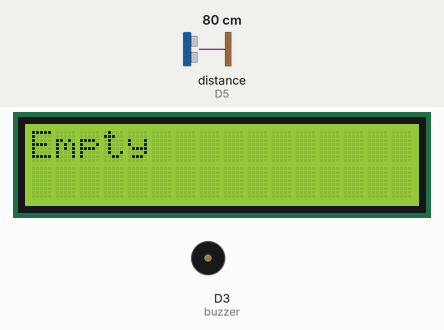
A sketch run on a simulated ESP8266 (NodeMCU). Parts: 16×2 character LCD, buzzer (waves = sounding, pin HIGH). Wiring (inferred from the names in the program): ultrasonic range finder: trigger D4; echo D5. The test bench sets the inputs (shaded band); at power-on: distance to the obstacle (sensor on D5) 80 cm. The echo pulse lasts 58.3 µs per cm; pins used as bus, display or sensor lines are not drawn; what the sketch prints to the serial monitor is not drawn.

Above: at 1.3 s.
1.4 s: distance to the obstacle (sensor on D5) set to 12 cm
4.6 s: distance to the obstacle (sensor on D5) set to 9 cm
At 5.0 s:
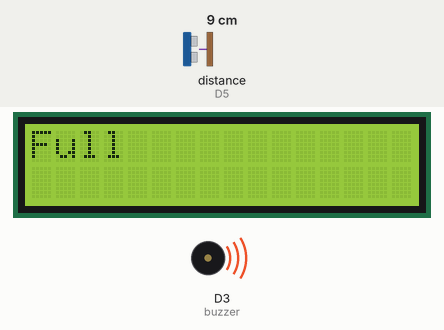
7.1 s: distance to the obstacle (sensor on D5) set to 299 cm
At 7.8 s:
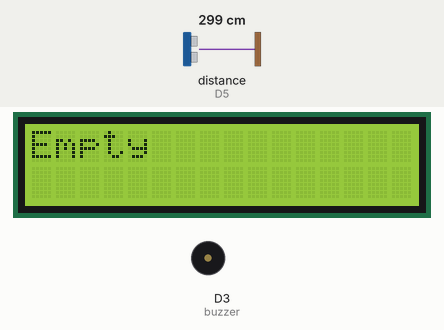
10.3 s: distance to the obstacle (sensor on D5) set to 2 cm
At 11.2 s:
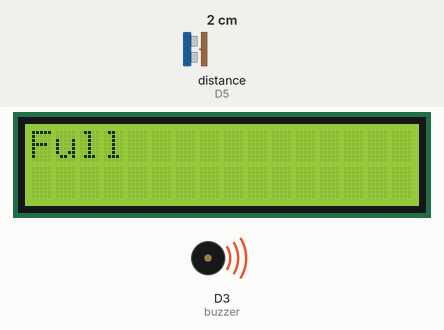
13.4 s: distance to the obstacle (sensor on D5) set to 18 cm
At 14.0 s:
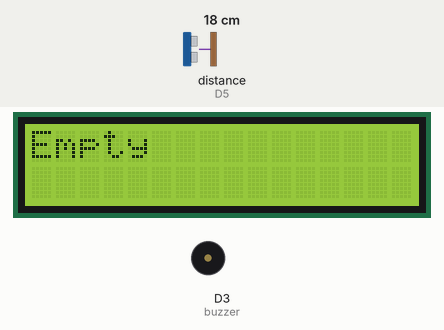
Timing chart, 0 to 16.4 s (numbered marks = the images above; inputs shaded):
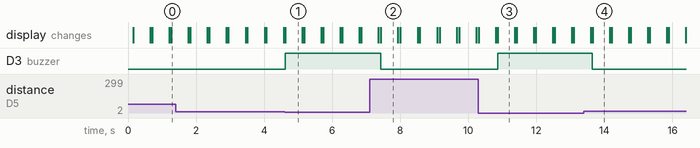

Measured:
- the behaviour switches between 11 and 10 cm on distance to the obstacle (sensor on D5) (found by bisection; images 0 and 1)
- after the input at 4.6 s, D3 (buzzer): LOW → HIGH at once; the display: changes at once (image 1)
- after the input at 7.1 s, D3 (buzzer): HIGH → LOW after 0.33 s
- after the input at 10.3 s, D3 (buzzer): LOW → HIGH after 0.56 s; the display: first differs from a run without the input after 0.57 s (image 3)
- after the input at 13.4 s, D3 (buzzer): HIGH → LOW after 0.25 s; the display: first differs from a run without the input after 0.25 s (image 4)
- what the display in image 1 shows lasts 0.5 s, from 4.6 s to 5.1 s

The sketch:

Water_level_monitor.ino
```cpp
#include <Wire.h>
#include <LiquidCrystal_I2C.h>

LiquidCrystal_I2C lcd(0x27, 16, 2);
int trig=D4;
int echo=D5;
int buzzer=D3;
void setup(){
Serial.begin(9600);
Wire.begin(D2,D1);
lcd.init();
lcd.begin(16, 2);
 pinMode(trig,OUTPUT);
  pinMode(echo,INPUT);
  pinMode(buzzer,OUTPUT);
lcd.home();
lcd.backlight();
delay(10);
}
void loop(){
  digitalWrite(trig,0);
  delayMicroseconds(1);
  digitalWrite(trig,1);
  delayMicroseconds(1);
  digitalWrite(trig,0);
  float duration=pulseIn(echo,1);
  duration=duration/2;
  float distance=(0.034)*(duration/2);
  Serial.println(distance);
  if(distance<5) {
    digitalWrite(buzzer,1);
    Serial.println("Full");
    lcd.print("Full");
    delay(500);
    lcd.clear();
      }
      else{
        digitalWrite(buzzer,0);
        Serial.println("Empty");
        lcd.print("Empty");
        delay(500);
        lcd.clear();
      }
  delay(50);
}
```
